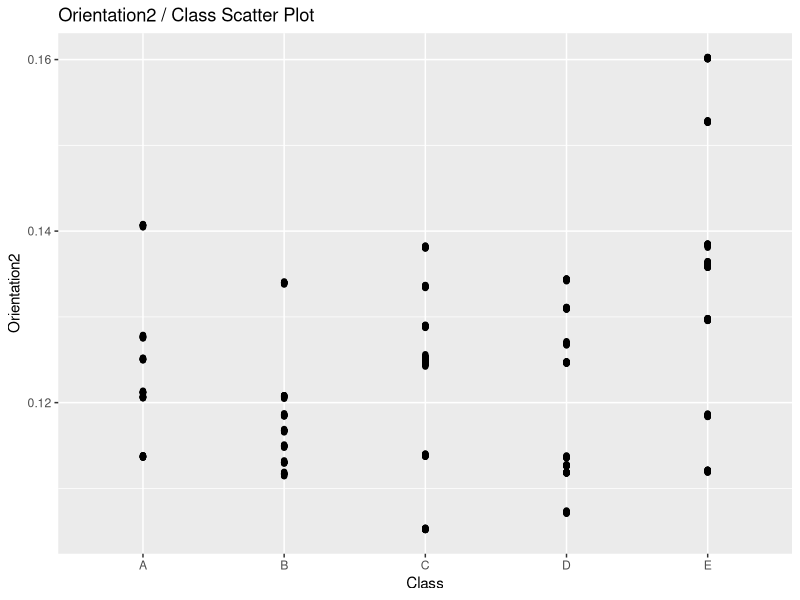
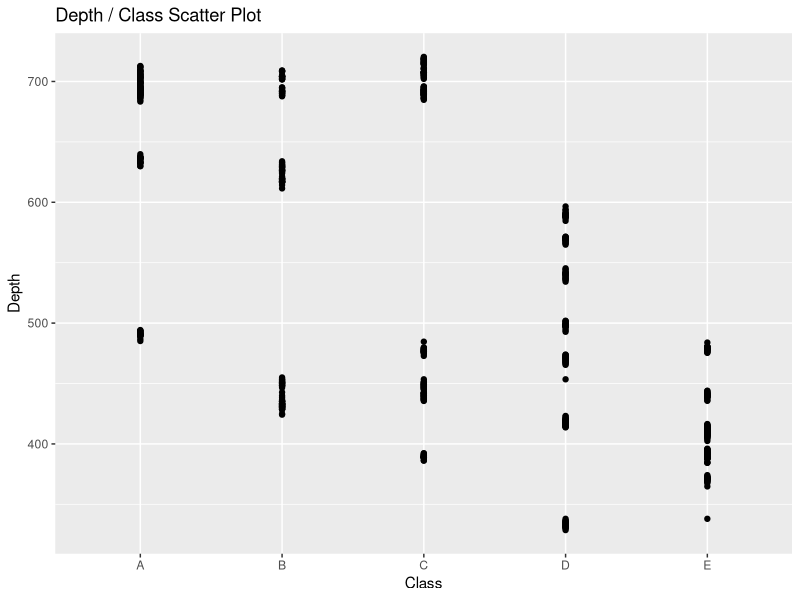
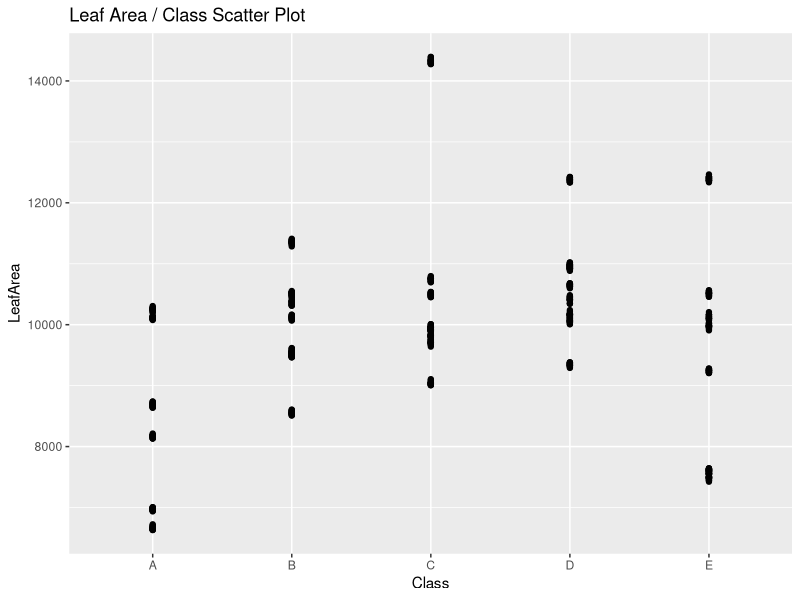
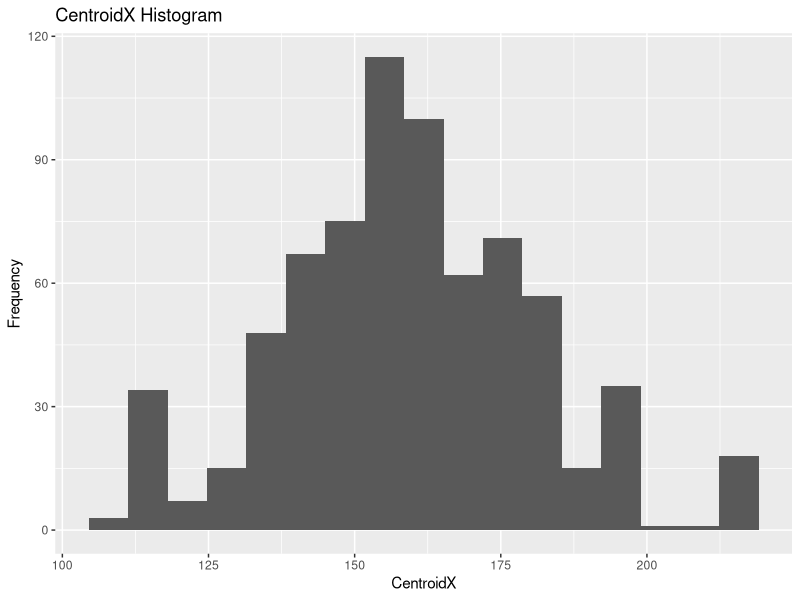
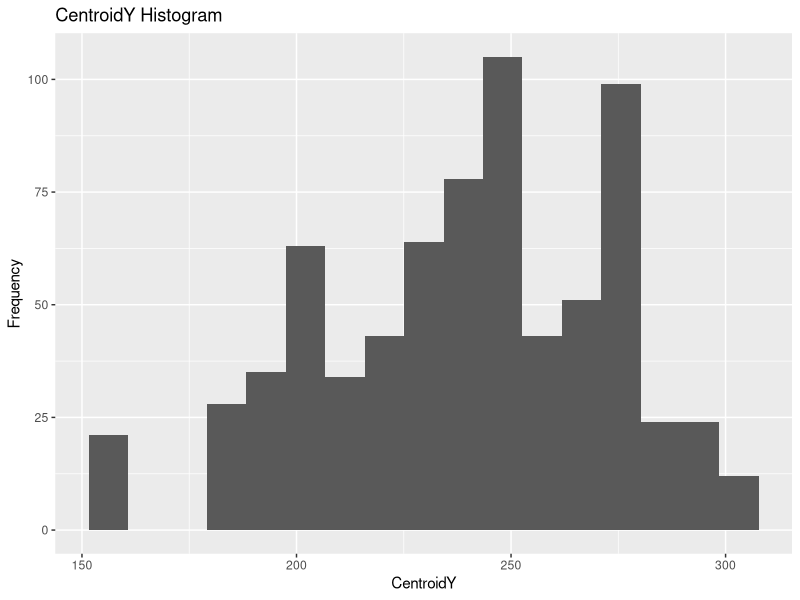
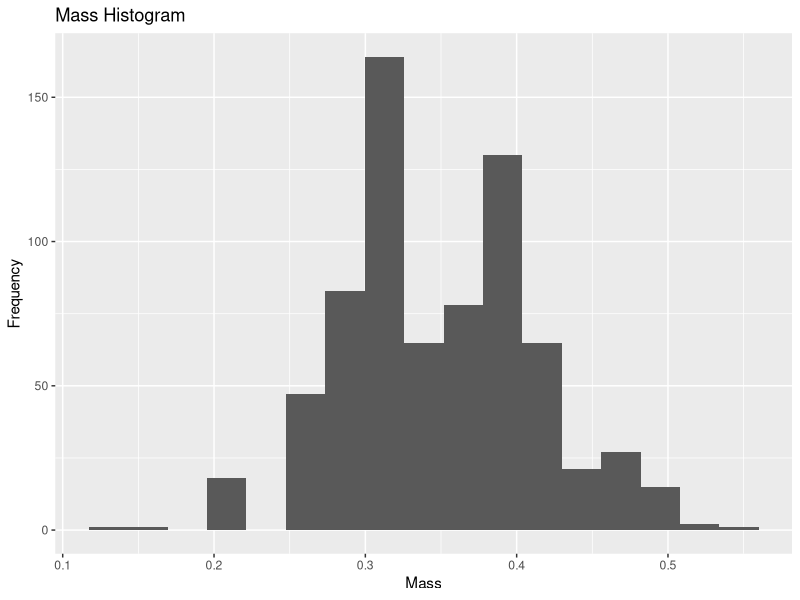
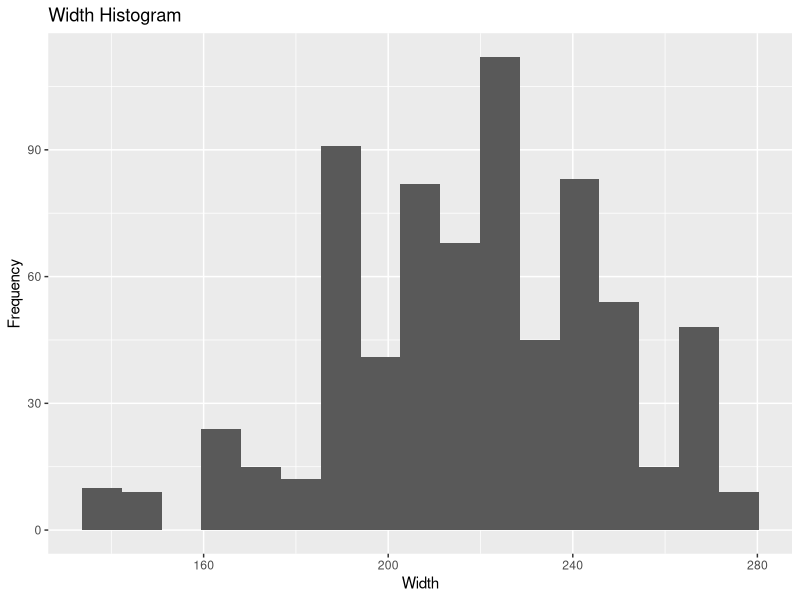
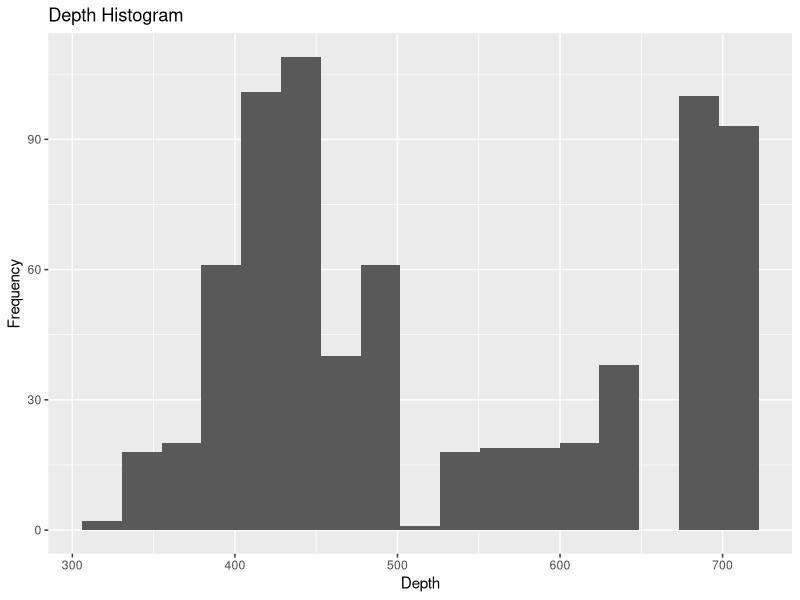

These charts were generated, in order, by the following R code: (Note: this script raises an error after producing the figures.)
getMeasures <- function(data){
  mean <- c()
  med <- c()
  firstQ <- c()
  thirdQ <- c()
  IQR <- c()
  sd <- c()
  var <- c()
  adv <- c()
  na <- c()
  
  # Calculate statistical measures for each attribute in the data frame
  for (i in 1:ncol(data)) {
    mean <- c(mean, mean(data[,i], na.rm = TRUE))
    med <- c(med, median(data[,i], na.rm = TRUE))
    firstQ <- c(firstQ, quantile(data[,i], 1/4, na.rm = TRUE))
    thirdQ <- c(thirdQ, quantile(data[,i], 3/4, na.rm = TRUE))
    IQR <- c(IQR, IQR(data[,i], na.rm = TRUE))
    sd <- c(sd, sd(data[,i], na.rm = TRUE))
    var <- c(var, var(data[,i], na.rm = TRUE))
    adv <- c(adv, mad(data[,i], na.rm = TRUE))
    na <- c(na, sum(is.na(data[,i])))
  }
  
  measures <- NULL
  # Create dataframe
  measures <- as.data.frame(rbind(measures, mean, med, firstQ, thirdQ, IQR, sd, var, adv, na))
  # Name the rows and columns
  colnames(measures) <- colnames(data)[1:ncol(data)]
  rownames(measures) <- c("Mean", "Median", "First Quantile", "Third Quantile", "Interquartile Range", "Standard Deviation", "Variance", "Median Absolute Deviation", "Number of NAs")
  return(measures)
}

# Save attribute histograms to PDF
saveNumericAttributeHistograms <- function(data, path){
  pdf(path, onefile = TRUE)
  for (i in 1:ncol(data)) {
    p <- ggplot(data, aes(x=data[,i])) + 
      geom_histogram(bins = 17) + labs(x=colnames(data)[i], y="Frequency") + ggtitle(paste(colnames(data)[i], "Histogram"))
    print(p)
  }
  dev.off()
}

# Save class histograms to PDF
saveClassAttributeHistogram <- function(data, path){
  pdf(path, onefile = TRUE)
  p <- ggplot(data, aes(x=Class)) + geom_bar() + labs(x="Class", y="Frequency") + ggtitle("Class Histogram")
  print(p)
  dev.off()
}

calculateMaxMinCorrelation <- function(data){
  # Get correlation matrix
  cor <- cor(data, use = "na.or.complete")
  # Replace 1s with NAs
  cor[cor == 1] <- NA
  # Get the index of the min and max values
  maxIndex <- which(abs(cor) == max(abs(cor), na.rm = TRUE), arr.ind = TRUE)
  minIndex <- which(abs(cor) == min(abs(cor), na.rm = TRUE), arr.ind = TRUE)
  
  # Print the correlation values
  print(paste0("Max cor = ", colnames(data)[maxIndex[1]], " ", colnames(data)[maxIndex[2]], " cor: ", cor[maxIndex[1],maxIndex[2]]))
  print(paste0("Min cor = ", colnames(data)[minIndex[1]], " ", colnames(data)[minIndex[2]], " cor: ", cor[minIndex[1],minIndex[2]]))
}

replaceMissingValues <- function(data, method){
  # For each column
  for (i in 1:(ncol(data)-1)) {
    # Replace with 0
    if(method == "zero"){
      data[which(is.na(data[,i])),i] <- 0
    }else{
      for (class in unique(data$Class)) {
        # Replace with mean taken from that class
        if(method == "mean"){
          data[which(is.na(data[,i]) & data$Class == class),i] <- mean(data[which(!is.na(data[,i]) & data$Class == class),i])
        }else{ # Replace with median taken from that class
          data[which(is.na(data[,i]) & data$Class == class),i] <- median(data[which(!is.na(data[,i]) & data$Class == class),i])
        }
      }
    }
  }
  return(data)
}

# Center the data by subtracting the mean
meanCenterData <- function(data){
  for (i in 1:(ncol(data)-1)) {
    data[, i] <- data[, i] - mean(data[, i])
  }
  return(data)
}

# Normalise the data
normaliseData <- function(data){
  for (i in 1:(ncol(data)-1)) {
    data[, i] <- (data[, i] - min(data[, i])) / (max(data[, i]) - min(data[, i]))
  }
  return(data)
}

# Standardise the data
standardiseData <- function(data){
  for (i in 1:(ncol(data)-1)) {
    data[, i] <- (data[, i] - mean(data[, i])) / sd(data[, i])
  }
  return(data)
}

removeRowsMultipleMissingValues <- function(data){
  rem2 <- c()
  rem3 <- c()
  # Remove rows with more than 2 NAs
  for (i in 1:nrow(data)) {
    if(sum(is.na(data[i,])) == 2){
      print(paste0("Count ", sum(is.na(data[i,])), " at ", i))
      rem2 <- c(rem2, i)
    }else if(sum(is.na(data[i,])) == 3){
      print(paste0("Count ", sum(is.na(data[i,])), " at ", i))
      rem3 <- c(rem3, i)
    }
  }
  # Do the removal
  data <- data[-rem2,]
  data <- data[-rem3,]
  return(data)
}

highCorrelationFilter <- function(data, threshold){
  cor <- abs(cor(data, use = "na.or.complete"))
  cor[cor == 1] <- NA
  cor <- as.data.frame(cor)
  # Calculate row and column mean
  cor <- rbind(cor, colMeans(cor, na.rm = TRUE))
  cor <- cbind(cor, rowMeans(cor, na.rm = TRUE))
  # Sort the matrix by the mean
  cor <- cor[order(cor[,ncol(cor)], decreasing = TRUE), order(cor[nrow(cor),], decreasing = TRUE)]
  # Remove the mean columns
  cor <- cor[ , apply(cor, 2, function(x) any(is.na(x)))]
  cor <- cor[apply(cor, 1, function(x) any(is.na(x))),]
  
  iCanCont <- TRUE
  jCanCont <- TRUE
  i <- 1
  j <- 1
  removing <- c()
  while (iCanCont == TRUE) {
    while (jCanCont == TRUE) {
      # If we can ignore the value
      if(is.na(cor[i, j]) == TRUE | cor[i, j] <= threshold){
        if(j < ncol(cor)){
          # go to the next iteration
          j <- j + 1
        }else{
          # Stop j and move onto the next i
          jCanCont <- FALSE
        }
        next
      }else{ # correlation value above the threshold
        # Calculate the mean for row i
        rowMean <- rowMeans(cor, na.rm=TRUE)
        # Calculate the mean for all the rows except j
        restOfMean <- (sum(colMeans(cor, na.rm = TRUE))/ncol(cor)) - rowMean[j]
        if(rowMean[i] > restOfMean){
          print(paste("Removing variable:", colnames(cor)[i]))
          removing <- c(removing, colnames(cor)[i])
          # remove the variable from the martix
          cor <- cor[-c(i),-c(i)]
        }
        # start over
        j <- 1
        i <- 1
      }
    }
    if(i < nrow(cor)){
      i <- i + 1
      j <- 1
      jCanCont <- TRUE
    }else{
      iCanCont <- FALSE
    }
  }
  # remove the attribues from the dataframe
  data <- data[,!(names(data) %in% removing)]
  return(data)
}

# Sort the confusion matrix by maximising the diagonal
createSortedConfusionMatrix <- function(data, method) {
  bestPerm <- c()
  bestDiag <- 0
  matrix <- table(data$Class, data[,method])
  
  # Try every permutation
  for (i in 1:5) {
    for (j in 1:5) {
      for (k in 1:5) {
        for (l in 1:5) {
          for (m in 1:5) {
            if(length(unique(c(i,j,k,l,m))) != 5){
              next
            }
            permutation <- matrix[c(i,j,k,l,m),]
            # If its better than the current best, take it
            if(sum(diag(permutation)) > bestDiag){
              bestPerm <- c(i,j,k,l,m)
              bestDiag <- sum(diag(permutation))
            }
          }
        }
      }
    }
  }
  return(matrix[bestPerm,])
}

# Get the accuracy of the clustering
getAccuracy <- function(matrix){
  sum(diag(matrix))/sum(matrix)
}

# Perform Hierarchical clustering
clusterHC <- function(data, params){
  if(!is.null(params)){
    hc <- hclust(dist(data, method = params[2]), method = params[1])
  }else{
    hc <- hclust(dist(data))
  }
  return(cutree(hc,5))
}

# Perform k-means clustering
clusterKM <- function(data, params){
  set.seed(20)
  if(!is.null(params)){
    km5 = kmeans(data,5, 30, nstart = params[1], algorithm = params[2])
  }else{
    km5 = kmeans(data,5)
  }
  return(km5$cluster)
}

# Perform PAM clustering
clusterPAM <- function(data, params){
  if(!is.null(params)){
    return(pam(data, 5, metric = params[1], stand = params[2], cluster.only = TRUE, do.swap = params[3]))
  }else{
    return(pam(data, 5, cluster.only = T))
  }
}

# Print the sorted confusion matrix and accuracy
printMatrixAndAccuracy <- function(data, method){
  cMatrix <- createSortedConfusionMatrix(data, method)
  print("Confusion matrix:")
  print(cMatrix)
  print(paste("Accuracy:", getAccuracy(cMatrix)))
}

# Tune Hierarchical clustering
tuneHC <- function(data){
  bestParam <- NA
  bestAcc <- -1
  
  # for each option get the accuracy
  for(param in c("ward.D", "ward.D2", "single", "complete", "ave", "mcq", "med", "cent")){
    for(distParam in c("euclidean", "maximum", "manhattan", "canberra", "binary", "minkowski")){
      data$HC5 <- clusterHC(data[,2:19], c(param, distParam))
      cMatrix <- createSortedConfusionMatrix(data, "HC5")
      accuracy <- getAccuracy(cMatrix)
      
      if(accuracy >= bestAcc){
        bestAcc <- accuracy
        bestParam <- c(param, distParam)
      }
    }
  }
  return(bestParam)
}

# Tune k-means
tuneKM <- function(data){
  bestParam <- NA
  bestAcc <- -1
  val <- 1
  
  # for each option get the accuracy and hill climb for nstart
  for (algorithm in c("Hart", "Lloyd", "Forgy", "MacQueen")) {
    canCont <- TRUE
    while(canCont){
      set.seed(20)
      data$KM5 = kmeans(data[2:19],5, iter.max = 50, nstart = val, algorithm = algorithm)$cluster
      cMatrix <- createSortedConfusionMatrix(data, "KM5")
      accuracy <- getAccuracy(cMatrix)
      
      if(accuracy > bestAcc){
        bestAcc <- accuracy
        bestParam <- c(val, algorithm)
        val <- val + 1
      }else{
        canCont <- FALSE
      }
    }
  }
  return(bestParam)
}

# Tune PAM
tunePAM <- function(data){
  bestAcc <- -1
  
  #for each option get the accuracy
  for (algorithm in c("euclidean", "manhattan")) {
    for (stand in c(FALSE, TRUE)) {
      for (swap in c(FALSE, TRUE)) {
        data$PAM5 = pam(data[2:19], 5, metric = algorithm, stand = stand, cluster.only = TRUE, do.swap = swap)
        cMatrix <- createSortedConfusionMatrix(data, "PAM5")
        accuracy <- getAccuracy(cMatrix)
        
        if(accuracy > bestAcc){
          bestAcc <- accuracy
          bestParam <- c(algorithm, stand, swap)
        }
      }
    }
  }
  return(bestParam)
}

# Get the raw data
plants <- read.csv("dataset.csv")

##### Question 1a #####
getMeasures(plants[,2:19])

library("ggplot2")
saveNumericAttributeHistograms(plants[,2:19], "originalDataAttHist.pdf")
saveClassAttributeHistogram(plants, "originalDataClassHist.pdf")

##### Question 1b #####
cor(plants$Orientation1, plants$Orientation7, use = "na.or.complete")
cor(plants$Mass, plants$Orientation0, use = "na.or.complete")
cor(plants$Orientation7, plants$Orientation8, use = "na.or.complete")

calculateMaxMinCorrelation(plants[,2:19])

p <- ggplot(plants, aes(x=Class, y=Orientation2)) + geom_point() + ggtitle("Orientation2 / Class Scatter Plot")
print(p)
p <- ggplot(plants, aes(x=Class, y=Depth)) + geom_point() + ggtitle("Depth / Class Scatter Plot")
print(p)
p <- ggplot(plants, aes(x=Class, y=LeafArea)) + geom_point() + ggtitle("Leaf Area / Class Scatter Plot")
print(p)

##### Question 1d #####
plants_0 <- replaceMissingValues(plants, "zero")
saveNumericAttributeHistograms(plants_0[,2:19], "0FillDataAttHist.pdf")
plants_mean <- replaceMissingValues(plants, "mean")
saveNumericAttributeHistograms(plants_mean[,2:19], "MeanFillDataAttHist.pdf")
plants_med <- replaceMissingValues(plants, "med")
saveNumericAttributeHistograms(plants_med[,2:19], "MedFillDataAttHist.pdf")

##### Question 1e #####
plants_0_centered <- meanCenterData(plants_0[,2:20])
plants_mean_centered <- meanCenterData(plants_mean[,2:20])
plants_med_centered <- meanCenterData(plants_med[,2:20])

plants_0_normalised <- normaliseData(plants_0[,2:20])
plants_mean_normalised <- normaliseData(plants_mean[,2:20])
plants_med_normalised <- normaliseData(plants_med[,2:20])

plants_0_standardised <- standardiseData(plants_0[,2:20])
plants_mean_standardised <- standardiseData(plants_mean[,2:20])
plants_med_standardised <- standardiseData(plants_med[,2:20])

print(summary(plants_med_centered))
print(summary(plants_med_normalised))
print(summary(plants_med_standardised))

##### Question 1fi #####
plants_fi <- plants
plants_fi$Sample_ID <- NULL
plants_fi$Leaf.weight <- NULL
print(paste("There are", nrow(plants_fi[rowSums(is.na(plants_fi)) > 0,]), "rows with a missing value"))
print(nrow(plants_fi[rowSums(is.na(plants_fi)) > 0,]) / nrow(plants_fi))
plants_fi <- removeRowsMultipleMissingValues(plants_fi)
print(paste("There are", nrow(plants_fi[rowSums(is.na(plants_fi)) > 0,]), "rows with a missing value"))
print(nrow(plants_fi[rowSums(is.na(plants_fi)) > 0,]) / nrow(plants_fi))
getMeasures(plants_fi[,1:17])

##### Question 1fii #####
plants_fii <- highCorrelationFilter(plants[2:19], 0.75)
plants_fii$Class <- plants$Class
plants_fii$Leaf.weight <- NULL
print(head(plants_fii))
calculateMaxMinCorrelation(plants_fii[,1:9])
print(paste("There are", nrow(plants_fii[rowSums(is.na(plants_fii)) > 0,]), "rows with a missing value"))
print(nrow(plants_fii[rowSums(is.na(plants_fii)) > 0,]) / nrow(plants_fii))

##### Question 1fiii #####
plants_cleaned <- replaceMissingValues(plants_fi, "mean")
plants_stand <- as.data.frame(scale(plants_cleaned[,1:17]))
pca <- prcomp(plants_stand,scale=T, center = T)

print(summary(pca))
screeplot(pca, type="lines",col=3, main="Variance explained by PC")
title(xlab="Principal Components")

print(pca$rotation)
biplot(pca, cex = 0.7, xlabs=rep(".", nrow(plants_stand)))
abline(h = 0, v = 0, lty = 2, col = 8)

plants_fiii <- as.data.frame(predict(pca,plants_stand)[,1:7])
plants_fiii$Class <- plants_cleaned$Class

##### Question 2a #####
print("Hierarchical clustering:")
plants_mean$HC5 <- clusterHC(plants_mean[,2:19], NULL)
cMatrix <- createSortedConfusionMatrix(plants_mean, "HC5")
print("Confusion matrix for HC clustering")
print(cMatrix)
print(paste("Accuracy:", getAccuracy(cMatrix)))

print("K-means clustering:")
plants_mean$KM5 <- clusterKM(plants_mean[,2:19], NULL)
cMatrix <- createSortedConfusionMatrix(plants_mean, "KM5")
print("Confusion matrix for KM clustering")
print(cMatrix)
print(paste("Accuracy:", getAccuracy(cMatrix)))

library("cluster")
print("PAM clustering:")
plants_mean$PAM5 <- clusterPAM(plants_mean[,2:19], NULL)
cMatrix <- createSortedConfusionMatrix(plants_mean, "PAM5")
print("Confusion matrix for PAM clustering")
print(cMatrix)
print(paste("Accuracy:", getAccuracy(cMatrix)))

##### Question 2b #####
# Hierarchical clustering tuning
parametersHC <- tuneHC(plants_mean)
print(paste("The best parameter for HC is", parametersHC[1], "and the best parameter for dist is", parametersHC[2]))
plants_mean$HC5 <- clusterHC(plants_mean[,2:19], parametersHC)
cMatrix <- createSortedConfusionMatrix(plants_mean, "HC5")
print("Confusion matrix for tuned HC clustering")
print(cMatrix)
print(paste("Accuracy:", getAccuracy(cMatrix)))

# K-means clustering tuning
parametersKM <- tuneKM(plants_mean)
print(paste("The best parameter for nstart is", parametersKM[1], "and the best parameter for algorithm is", parametersKM[2]))
plants_mean$KM5 <- clusterKM(plants_mean[,2:19], parametersKM)
cMatrix <- createSortedConfusionMatrix(plants_mean, "KM5")
print("Confusion matrix for tuned KM clustering")
print(cMatrix)
print(paste("Accuracy:", getAccuracy(cMatrix)))

# PAM clustering tuning
parametersPAM <- tunePAM(plants_mean)
print(paste("The best parameters are; metric", parametersPAM[1], "stand", parametersPAM[2], "swap", parametersPAM[3]))
plants_mean$PAM5 <- clusterPAM(plants_mean[,2:19], parametersPAM)
cMatrix <- createSortedConfusionMatrix(plants_mean, "PAM5")
print("Confusion matrix for tuned PAM clustering")
print(cMatrix)
print(paste("Accuracy:", getAccuracy(cMatrix)))

##### Question 2c #####
print("K-means clustering with PCA dataset:")
plants_pca_10 <- as.data.frame(predict(pca,plants_stand)[,1:10])
plants_pca_10$Class <- plants_cleaned$Class
plants_pca_10$KM5 <- clusterKM(plants_pca_10[,1:10], parametersKM)
printMatrixAndAccuracy(plants_pca_10, "KM5")

print("K-means clustering with dataset after deletion:")
plants_2ci <- na.omit(plants_fi)
plants_2ci$KM5 <- clusterKM(plants_2ci[,1:17], parametersKM)
printMatrixAndAccuracy(plants_2ci, "KM5")

print("K-means clustering with dataset filled with 0:")
plants_0$KM5 <- clusterKM(plants_0[,2:19], parametersKM)
printMatrixAndAccuracy(plants_0, "KM5")

print("K-means clustering with dataset filled with mean:")
plants_mean$KM5 <- clusterKM(plants_mean[,2:19], parametersKM)
printMatrixAndAccuracy(plants_mean, "KM5")

print("K-means clustering with dataset filled with median:")
plants_med$KM5 <- clusterKM(plants_med[,2:19], parametersKM)
printMatrixAndAccuracy(plants_med, "KM5")
